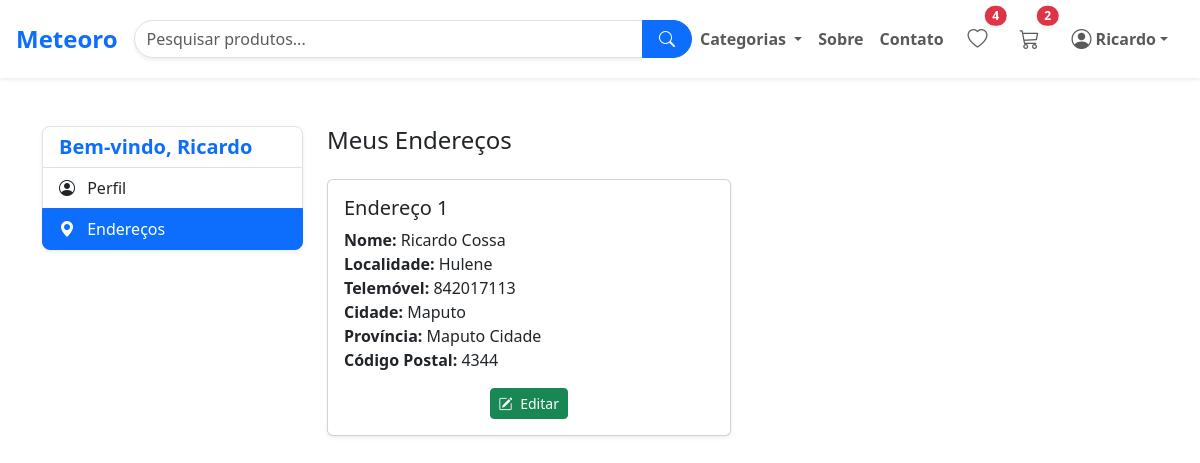
The page /address/ (signed in) on the database its author committed.
### users/models.py (models this page shows, shortened)
class Customer(models.Model):
    user = models.ForeignKey(
        User,
        on_delete=models.CASCADE,
        related_name='profiles',
        verbose_name='Usuário'
    )
    name = models.CharField('Nome completo', max_length=200)
    locality = models.CharField('Bairro/Localidade', max_length=200)
    city = models.CharField('Cidade', max_length=100)
    mobile = models.CharField('Telemóvel', max_length=15, help_text='Inclua o indicativo (+258)')
    zipcode = models.CharField('Código Postal', max_length=10, blank=True, null=True)
    state = models.CharField('Província', choices=STATE_CHOICES, max_length=50)
    created_at = models.DateTimeField('Criado em', auto_now_add=True)
    updated_at = models.DateTimeField('Atualizado em', auto_now=True)
    class Meta:
        verbose_name = 'Cliente'
        verbose_name_plural = 'Clientes'
        ordering = ['name']

### users/views.py (the view)
# urls.py: path('address/', address, name='address'),
def address(request):
    add = Customer.objects.filter(user=request.user)
    return render(request, 'users/address.html', {'add': add})

### templates/users/address.html (shortened to what this page needs)
{% extends 'partials/base.html' %}
{% load static %}
{% block content %}
<div class="container my-5">
  <div class="row">
    <div class="col-lg-3 col-md-4 mb-4">
      <div class="list-group shadow-sm rounded-3">
        <h5 class="list-group-item text-primary fw-bold mb-0">
          Bem-vindo, <span class="text-capitalize">{{ request.user.get_full_name|default:request.user.username }}</span>
        </h5>
        <a href="{% url 'profile' %}" class="list-group-item list-group-item-action">
          <i class="bi bi-person-circle me-2"></i> Perfil
        </a>
        <a href="{% url 'address' %}" class="list-group-item list-group-item-action active">
          <i class="bi bi-geo-alt-fill me-2"></i> Endereços
        </a>
      </div>
    </div>
    <div class="col-lg-9">
      <h4 class="mb-4">Meus Endereços</h4>
      {% if add %}
        <div class="row">
          {% for ad in add %}
            <div class="col-md-6 mb-3">
              <div class="card shadow-sm h-100">
                <div class="card-body">
                  <h5 class="card-title">
                    Endereço {{ forloop.counter }}
                  </h5>
                  <ul class="list-unstyled mb-3">
                    <li><strong>Nome:</strong> {{ ad.name }}</li>
                    <li><strong>Localidade:</strong> {{ ad.locality }}</li>
                    <li><strong>Telemóvel:</strong> {{ ad.mobile }}</li>
                    <li><strong>Cidade:</strong> {{ ad.city }}</li>
                    <li><strong>Província:</strong> {{ ad.get_state_display|default:ad.state }}</li>
                    <li><strong>Código Postal:</strong> {{ ad.zipcode|default:"-" }}</li>
                  </ul>
                  <div class="text-center">
                    <a href="{% url 'updateAddress' ad.id %}" class="btn btn-sm btn-success">
                      <i class="bi bi-pencil-square me-1"></i> Editar
                    </a>
                  </div>
                </div>
              </div>
            </div>
          {% endfor %}
        </div>
      {% else %}
        <div class="alert alert-info">
          Nenhum endereço cadastrado ainda. <a href="{% url 'addAddress' %}">Clique aqui</a> para adicionar um novo.
        </div>
      {% endif %}
    </div>
  </div>
</div>
{% endblock content %}

### templates/partials/base.html (shortened to what this page needs)
{% load static %}
<!doctype html>
<html lang="pt-PT">
<head>
  <link rel="stylesheet" href="https://cdn.jsdelivr.net/npm/bootstrap@5.3.7/dist/css/bootstrap.min.css"
>
  <link rel="stylesheet" href="https://cdn.jsdelivr.net/npm/bootstrap-icons@1.11.3/font/bootstrap-icons.css">
  <link rel="stylesheet" href="{% static '/css/owl.carousel.min.css' %}">
  <link rel="stylesheet" href="{% static '/css/all.min.css' %}">
  <link rel="stylesheet" href="{% static 'css/style.css' %}">
</head>
<body>
  <header>
  <nav class="navbar navbar-expand-xl navbar-light bg-white shadow-sm sticky-top py-3">
    <div class="container-fluid px-3">
      <a class="navbar-brand fw-bold text-primary fs-4 d-flex align-items-center" href="{% url 'index' %}">
        Meteoro
      </a>
      <form class="d-none d-lg-flex mx-auto w-50" role="search">
        <div class="input-group">
          <input class="form-control rounded-start-pill shadow-sm" type="search" placeholder="Pesquisar produtos..."
            aria-label="Pesquisar">
          <button class="btn btn-primary rounded-end-pill px-3" type="submit">
            <i class="bi bi-search"></i>
          </button>
        </div>
      </form>
      <div class="collapse navbar-collapse" id="navbarContent">
        <ul class="navbar-nav me-auto mb-2 mb-lg-0 fw-semibold">
          <li class="nav-item dropdown">
            <a class="nav-link dropdown-toggle fw-semibold" href="#" id="produtosDropdown" role="button" data-bs-toggle="dropdown" aria-expanded="false">
              Categorias
            </a>
          </li>
          <li class="nav-item"><a class="nav-link" href="{% url 'about' %}">Sobre</a></li>
          <li class="nav-item"><a class="nav-link" href="{% url 'contact' %}">Contato</a></li>
        </ul>
        <ul class="navbar-nav align-items-center ms-auto d-none d-xl-flex">
          <li class="nav-item mx-2">
            <a href="#" class="nav-link position-relative">
              <i class="bi bi-heart fs-5"></i>
              <span class="position-absolute top-0 start-100 translate-middle badge rounded-pill bg-danger shadow-sm">4</span>
            </a>
          </li>
          <li class="nav-item mx-2">
            <a href="{% url 'cart' %}" class="nav-link position-relative">
              <i class="bi bi-cart3 fs-5"></i>
              <span class="position-absolute top-0 start-100 translate-middle badge rounded-pill bg-danger shadow-sm">2</span>
            </a>
          </li>
          {% if request.user.is_authenticated %}
            <li class="nav-item dropdown mx-2">
              <a class="nav-link dropdown-toggle fw-semibold d-flex align-items-center" href="#" id="perfilDropdown"
                role="button" data-bs-toggle="dropdown" aria-expanded="false">
                <i class="bi bi-person-circle fs-5 me-1"></i>
                {{ request.user.first_name|default:request.user.username }}
              </a>
            </li>
          {% else %}
            <li class="nav-item mx-2"><a href="{% url 'login' %}" class="btn btn-outline-primary px-3">Entrar</a></li>
            <li class="nav-item mx-2"><a href="{% url 'custom_registration' %}" class="btn btn-primary px-3">Registrar</a></li>
          {% endif %}
        </ul>
      </div>
    </div>
  </nav>
</header>
  {% block content %} {% endblock content%}
</body>
</html>

### rows shown on the page
Customer: name "Ricardo Cossa", locality "Hulene", mobile "842017113", city "Maputo", state "Maputo Cidade", zipcode "4344"

### other values the page prints
{{ request.user.first_name|default:request.user.username }} "Ricardo"
{{ request.user.get_full_name|default:request.user.username }} "Ricardo"
